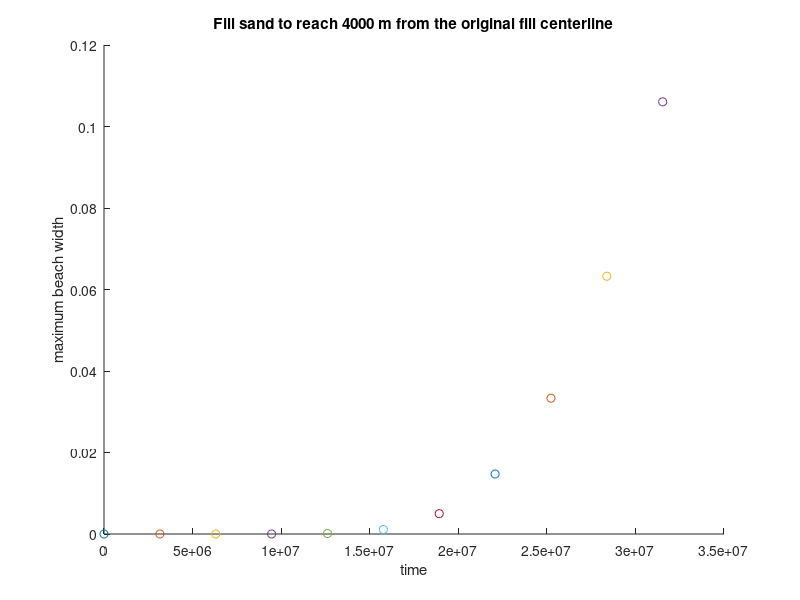

Here is the MATLAB script that generated this plot:
%beach nourishment HW 9
%Created by Karan Marwaha, 2025

clear all 
clc

%calculates the value of y at given values of x and t
% in a evolution of a beach profile of a rectangular beach fill

%% known variables
H_b = .71; %Breaking wave height [m]
g = 9.81; %gravity constast on Earth [m/s^2]
k = .78; %breaking ratio 
s = 2.65; %specfic gravity of sediment 
p = .4; %porosity
B = 1.22; %berm height [m]
d_c = 7.62; %closure depth [m]

G = (k * (H_b)^(5/2) * sqrt(g/k))/(8* (s - 1) * (1 - p) * (d_c + B)); %longshore diffusivity [length^2/time]
t = 3.154e+7; %one year [s]
x = 0; %[m]
L = 2000; %initial fill length [m]
y = 40; %[m]
%y = (W/2) * (erf((L/(4 * sqrt(G * t))) * (((2 * x)/ L) + 1)) - ...
    %erf((L / (4 * sqrt(G * t))) * ...
    %(((2 * x)/ L) - 1))) ; %evolution of beach profile of a rectangular beach fill

    
%% a) (y = 40 value at x = 0) after one year 
W = 2 * (y / (erf((L/(4 * sqrt(G * t))) * ...
        (((2 * x)/ L) + 1)) - ...
    erf((L / (4 * sqrt(G * t))) * ...
    (((2 * x)/ L) - 1)))); % initial beach width, W [m] 

%% b) maximum beach length
t = t * 10; % ten years [s]

y = (W/2) * (erf((L/(4 * sqrt(G * t))) * ...
   (((2 * x)/ L) + 1)) - ...
   erf((L / (4 * sqrt(G * t))) * ...
   (((2 * x)/ L) - 1))); %maximum beach width after 10 years[m]

    
%% c) beach width length at edge of fill(x= L/2) @ 1 year mark?
x = L/2; %[m]
y = (W/2) * (erf((L/(4 * sqrt(G * t))) * ...
   (((2 * x)/ L) + 1)) - ...
   erf((L / (4 * sqrt(G * t))) * ...
   (((2 * x)/ L) - 1))) %evolution of beach profile of a rectangular beach fill

%% d) how much itme does it take for the sand to fill
x= 4000; %[m]
y = .01; %[m]
for t=0:.1:1 %for loop starting time at 0 and incrementing .1 until 1
  t = t * 3.154e+7;%t in seconds [s]
  y = (W/2) * (erf((L/(4 * sqrt(G * t))) * ...
  (((2 * x)/ L) + 1)) - ...
  erf((L / (4 * sqrt(G * t))) * ...
  (((2 * x)/ L) - 1))) ; %evolution of beach profile of a rectangular beach fill
  hold on
  plot(t, y, 'o')  %plots time vs y sunign symbol o
end
xlabel("time") %x axis label
ylabel("maximum beach width") %y axis label
title("Fill sand to reach 4000 m from the original fill centerline")%label title 
t_years = 18924000 / 3.154e+7; %time taken to sand to fill [yrs]
t_months = .6 *12; %time taken to sand to fill [monthes]